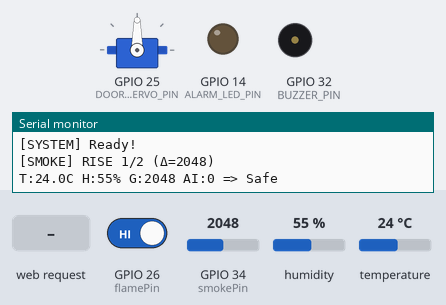
Bench run of a sketch on a simulated ESP32. Parts: servo, output pins drawn as LEDs (lit = HIGH), buzzer (waves = sounding, pin HIGH), the last lines printed to the serial monitor. The inputs (shaded band) are chosen by the test bench; at power-on: GPIO 34 (smokePin) = 2048, GPIO 26 (flamePin) HIGH, humidity 55 %, temperature 24 °C. WiFi joins after 1.5 s; servers stay silent unless stated; random numbers use the default seed unless the sketch sets one; no MQTT or app messages arrive unless stated; web services answer with replies made up by the test bench.

Above: at 7.7 s.
7.8 s: GPIO 34 (smokePin) set to 2175
At 11.1 s:
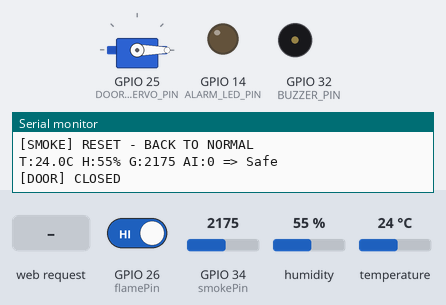
11.3 s: HTTP request GET /door?state=open received
At 12.5 s:
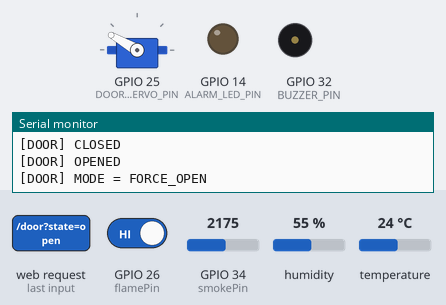
12.8 s: GPIO 26 (flamePin) driven LOW
At 15.55 s:
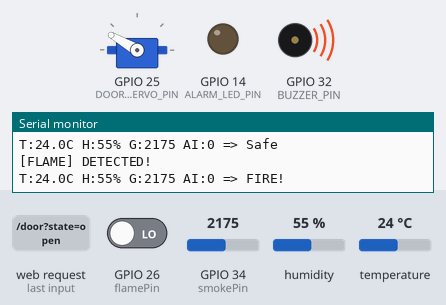
Timing chart, 0 to 25.0 s (numbered marks = the images above; inputs shaded):
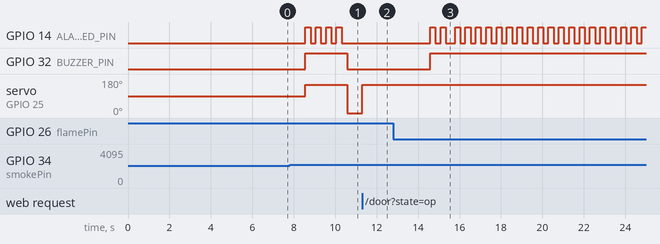

Measured:
- the behaviour switches between 2128 and 2129 on GPIO 34 (smokePin) (found by bisection; images 0 and 1)
- after the input at 7.8 s, GPIO 14 (ALARM_LED_PIN): alternates HIGH for 0.25 s and LOW for 0.25 s, 8 changes in all, then stays LOW, starting after 0.76 s; GPIO 32 (BUZZER_PIN): LOW → HIGH after 0.76 s, → LOW 2.0 s later; servo on GPIO 25 (DOOR_SERVO_PIN): 90° → 150° after 0.76 s, → 0° 2.0 s later
- after the input at 11.3 s, servo on GPIO 25 (DOOR_SERVO_PIN): 0° → 150° at once
- after the input at 12.8 s, GPIO 14 (ALARM_LED_PIN): goes HIGH 0.25 s, LOW 0.25 s, HIGH 0.25 s, LOW 0.45 s, 18 × (HIGH 0.25 s, LOW 0.25 s), then HIGH, starting after 1.8 s; GPIO 32 (BUZZER_PIN): LOW → HIGH after 1.8 s

The sketch:

sketch_oct1a.ino
```cpp
#include <WiFi.h>
#include <WebServer.h>
#include <WiFiClientSecure.h>
#include <ESP32Servo.h>
#include <PubSubClient.h>
#include <HTTPClient.h>
#include "DHT.h"
#include "webpage.h"

// WiFi
//const char* ssid     = "Bao Uyen Cafe";
//const char* password = "68686868";
// WiFi
//const char* ssid     = "CuongYet";
//const char* password = "aaaaaaaa";

// WiFi
//const char* ssid     = "Cuong";
//const char* password = "vi123456";

const char* ssid     = "Galaxy A7114A7";
const char* password = "hieunol123";

// MQTT
const char* mqtt_server   = "c4c3e7f0542c4c4e99afe483bac974e6.s1.eu.hivemq.cloud";
const int   mqtt_port     = 8883;
const char* mqtt_username = "dominhhoi123";
const char* mqtt_password = "#gtCEUS4AnG!qHm";
const char* mqtt_topic_ai_fire = "esp32cam/fire_detection";

//TELEGRAM BOT
#define BOT_TOKEN "8235950088:AAG1UySiu54natGR8l_XKTDGsZH6hUvAwLo"
#define CHAT_ID "8214051666"
// Chống spam
bool alertSent = false;
unsigned long lastAlertMillis = 0;
const unsigned long ALERT_COOLDOWN = 10UL * 1000; // 30 giây

// Sensors pins
const int smokePin      = 34;
const int flamePin      = 26;
const int DHTPin        = 27;
const int ALARM_LED_PIN = 14;
const int BUZZER_PIN    = 32;
const int DOOR_SERVO_PIN = 25;

#define DHTTYPE DHT11
DHT dht(DHTPin, DHTTYPE);
Servo doorServo;
WebServer server(80);
WiFiClientSecure espClient;
PubSubClient mqttClient(espClient);

// Sensor data
float temperatureDHT = 0;
float humidity       = 0;
int   smokeBaseline  = 0;
int   smokeCurrent   = 0;
bool  fireAlert      = false;
bool  aiFireDetected = false;

// Door state
enum DoorMode {
  DOOR_AUTO = 0,
  DOOR_FORCE_OPEN = 1,
  DOOR_FORCE_CLOSE = 2
};

DoorMode doorMode = DOOR_AUTO;
bool doorOpen = false;

// LED blink
unsigned long previousBlinkMillis = 0;
bool ledState = false;
const unsigned long blinkInterval = 250;

// MQ2 threshold
const int SMOKE_DELTA = 400;
const int SMOKE_CONFIRM_COUNT = 2;
int smokeHitCount = 0;
int lastSmokeValue = 0;

// telegram send
bool sendTelegramAlert() {
  if (WiFi.status() != WL_CONNECTED) {
    Serial.println("[TELEGRAM] No WiFi");
    return false;
  }

  Serial.println("[TELEGRAM] Sending alert...");

  String message = "🔥CẢNH BÁO CHÁY!\n";
  message += "Nhiệt độ: *" + String(temperatureDHT, 1) + "°C*\n";
  message += "Độ ẩm: *" + String(humidity, 0) + "%*\n";
  message += "Khí Gas/Khói: *" + String(smokeCurrent) + "* (ADC)\n";
  message += "AI: *" + String(aiFireDetected ? "PHÁT HIỆN" : "KHÔNG") + "*\n";

  message.replace(" ", "%20");
  message.replace("\n", "%0A");
  message.replace("*", "%2A");

  HTTPClient http;
  WiFiClientSecure client;
  client.setInsecure();

  String url = "https://api.telegram.org/bot";
  url += BOT_TOKEN;
  url += "/sendMessage?chat_id=";
  url += CHAT_ID;
  url += "&text=";
  url += message;
  url += "&parse_mode=Markdown";

  http.begin(client, url);
  http.setTimeout(5000);

  int httpCode = http.GET();

  if (httpCode == 200) {
    Serial.println("[TELEGRAM] Alert sent OK!");
    http.end();
    return true;
  } else {
    Serial.print("[TELEGRAM] Send failed: ");
    Serial.println(httpCode);
    http.end();
    return false;
  }
}

//WIFI SETUP
void setupWiFi() {
  WiFi.mode(WIFI_STA);
  WiFi.begin(ssid, password);
  Serial.print("Connecting WiFi");

  int retry = 0;
  while (WiFi.status() != WL_CONNECTED && retry < 40) {
    delay(500);
    Serial.print(".");
    retry++;
  }

  if (WiFi.status() == WL_CONNECTED) {
    Serial.println("\nWiFi OK!");
    Serial.print("IP: ");
    Serial.println(WiFi.localIP());
  } else {
    Serial.println("\nWiFi FAILED!");
  }
}

//MQTT CALLBACK
void mqttCallback(char* topic, byte* payload, unsigned int length) {
  String message;
  for (unsigned int i = 0; i < length; i++) {
    message += (char)payload[i];
  }

  if (String(topic) == mqtt_topic_ai_fire) {
    aiFireDetected = (message == "1" || message == "true" || message == "TRUE");
    Serial.println(aiFireDetected ? "[AI] FIRE!" : "[AI] SAFE");
  }
}

//MQTT RECONNECT
bool reconnectMQTT() {
  static unsigned long lastAttempt = 0;

  if (millis() - lastAttempt < 5000) {
    return false;
  }
  lastAttempt = millis();

  if (WiFi.status() != WL_CONNECTED) return false;

  if (!mqttClient.connected()) {
    Serial.print("MQTT connecting...");
    String clientId = "ESP32-" + String(random(0xffff), HEX);

    if (mqttClient.connect(clientId.c_str(), mqtt_username, mqtt_password)) {
      Serial.println(" OK");
      mqttClient.subscribe(mqtt_topic_ai_fire);
      return true;
    } else {
      Serial.print(" FAIL: ");
      Serial.println(mqttClient.state());
      return false;
    }
  }
  return true;
}

void calibrateMQ2() {
  Serial.println("[MQ2] Calibrating baseline...");
  long sum = 0;
  for (int i = 0; i < 20; i++) {
    sum += analogRead(smokePin);
    delay(200);
  }
  smokeBaseline = sum / 20;
  Serial.print("[MQ2] Baseline = ");
  Serial.println(smokeBaseline);
}

//READ SENSORS
void readSensors() {
  smokeCurrent = analogRead(smokePin);
  int flameDigital = digitalRead(flamePin);
  humidity = dht.readHumidity();
  temperatureDHT = dht.readTemperature();

  if (isnan(humidity) || isnan(temperatureDHT)) {
    Serial.println("[DHT] Read ERROR!");
    return;
  }

  bool sensorFire = false;

  if (humidity < 40 && temperatureDHT > 35) {
    sensorFire = true;
    Serial.println("[SENSOR] HIGH TEMP & LOW HUMIDITY!");
  }

  if (flameDigital == LOW) {
    sensorFire = true;
    Serial.println("[FLAME] DETECTED!");
  }

  int smokeDiff = smokeCurrent - lastSmokeValue;

// Nếu khói tăng nhanh bất thường
if (smokeDiff > 80) {
    smokeHitCount++;
    Serial.printf("[SMOKE] RISE %d/%d (Δ=%d)\n",
                  smokeHitCount, SMOKE_CONFIRM_COUNT, smokeDiff);
}
// Nếu khói đã giảm đủ thấp → reset hoàn toàn
else if (smokeCurrent < smokeBaseline + 200) {
    if (smokeHitCount != 0) {
        Serial.println("[SMOKE] RESET - BACK TO NORMAL");
    }
    smokeHitCount = 0;
}

// Xác nhận khói
if (smokeHitCount >= SMOKE_CONFIRM_COUNT) {
    sensorFire = true;
    Serial.println("[SMOKE] CONFIRMED!");
}

  // Lưu giá trị cho vòng sau
  lastSmokeValue = smokeCurrent;

  fireAlert = sensorFire || aiFireDetected;

  Serial.printf("T:%.1fC H:%.0f%% G:%d AI:%d => %s\n",
    temperatureDHT, humidity, smokeCurrent, aiFireDetected,
    fireAlert ? "FIRE!" : "Safe");
}

// DOOR CONTROL
void openDoor() {
  if (!doorOpen) {
    doorServo.write(150);
    doorOpen = true;
    Serial.println("[DOOR] OPENED");
  }
}

void closeDoor() {
  if (doorOpen) {
    doorServo.write(0);
    doorOpen = false;
    Serial.println("[DOOR] CLOSED");
  }
}

//FIRE ALERT HANDLER - LOGIC MỚI ƯU TIÊN BÁO CHÁY
void handleFireAlert() {
  unsigned long now = millis();

  if (fireAlert) {
    // CẢNH BÁO CHÁY - Luôn ưu tiên mở cửa
    digitalWrite(BUZZER_PIN, HIGH);

    if (now - previousBlinkMillis >= blinkInterval) {
      previousBlinkMillis = now;
      ledState = !ledState;
      digitalWrite(ALARM_LED_PIN, ledState);
    }

    // KHI CÓ CHÁY - BẮT BUỘC MỞ CỬA
    openDoor();
    doorMode = DOOR_AUTO; // Reset về chế độ tự động

  } else {
    // KHÔNG CÓ CHÁY - Tắt cảnh báo
    digitalWrite(BUZZER_PIN, LOW);
    digitalWrite(ALARM_LED_PIN, LOW);
    ledState = false;

    // Xử lý cửa theo doorMode
    switch (doorMode) {
      case DOOR_AUTO:
        closeDoor();
        break;

      case DOOR_FORCE_OPEN:
        openDoor();
        break;

      case DOOR_FORCE_CLOSE:
        closeDoor();
        break;
    }
  }
}

//  WEB HANDLERS
void handleRoot() {
  server.send(200, "text/html", index_html);
}

void handleData() {
  String json = "{";
  json += "\"temperature\":" + String(temperatureDHT, 1) + ",";
  json += "\"humidity\":" + String(humidity, 1) + ",";
  json += "\"gas\":" + String(smokeCurrent) + ",";
  json += "\"fireAlert\":" + String(fireAlert ? "true" : "false") + ",";
  json += "\"aiDetected\":" + String(aiFireDetected ? "true" : "false") + ",";
  json += "\"doorOpen\":" + String(doorOpen ? "true" : "false") + ",";
  json += "\"autoDoor\":" + String(doorMode == DOOR_AUTO ? "true" : "false");
  json += "}";

  server.sendHeader("Access-Control-Allow-Origin", "*");
  server.send(200, "application/json", json);
}

// XỬ LÝ LỆNH ĐIỀU KHIỂN CỬA TỪ WEB - LOGIC MỚI
void handleDoorControl() {
  if (!server.hasArg("state")) {
    server.send(400, "text/plain", "Missing state");
    return;
  }

  String state = server.arg("state");

  if (state == "open") {
    doorMode = DOOR_FORCE_OPEN;
    openDoor();
    Serial.println("[DOOR] MODE = FORCE_OPEN");
  }
  else if (state == "close") {
    // CHỈ cho phép đóng khi KHÔNG CÓ CHÁY
    if (!fireAlert) {
      doorMode = DOOR_FORCE_CLOSE;
      closeDoor();
      Serial.println("[DOOR] MODE = FORCE_CLOSE");
    } else {
      Serial.println("[DOOR] BLOCK CLOSE - FIRE ALERT ACTIVE");
    }
  }
  else if (state == "auto") {
    doorMode = DOOR_AUTO;
    Serial.println("[DOOR] MODE = AUTO");
  }

  server.send(200, "text/plain", "OK");
}

// SETUP
void setup() {
  Serial.begin(115200);
  delay(1000);

  pinMode(smokePin, INPUT);
  pinMode(flamePin, INPUT);
  pinMode(ALARM_LED_PIN, OUTPUT);
  pinMode(BUZZER_PIN, OUTPUT);

  digitalWrite(ALARM_LED_PIN, LOW);
  digitalWrite(BUZZER_PIN, LOW);

  doorServo.attach(DOOR_SERVO_PIN);
  calibrateMQ2();
  closeDoor();

  dht.begin();
  setupWiFi();

  espClient.setInsecure();
  mqttClient.setServer(mqtt_server, mqtt_port);
  mqttClient.setCallback(mqttCallback);
  reconnectMQTT();

  server.on("/", handleRoot);
  server.on("/data", handleData);
  server.on("/door", handleDoorControl);
  server.begin();

  Serial.println("[SYSTEM] Ready!");
}

// MAIN LOOP
void loop() {
  server.handleClient();

  if (WiFi.status() == WL_CONNECTED) {
    if (!mqttClient.connected()) {
      reconnectMQTT();
    }
    mqttClient.loop();
  }

  // Đọc cảm biến mỗi 2 giây
  static unsigned long lastRead = 0;
  if (millis() - lastRead >= 2000) {
    lastRead = millis();
    readSensors();
  }

  handleFireAlert();

  // Telegram Bot send
  static unsigned long lastAlertCheck = 0;
  if (millis() - lastAlertCheck >= 3000) {
    lastAlertCheck = millis();

    if (fireAlert && !alertSent && (millis() - lastAlertMillis > ALERT_COOLDOWN)) {
      if (sendTelegramAlert()) {
        alertSent = true;
        lastAlertMillis = millis();
      }
    }

    if (!fireAlert) {
      alertSent = false;
    }
  }
}
```

Source omitted: webpage.h (17996 bytes)
